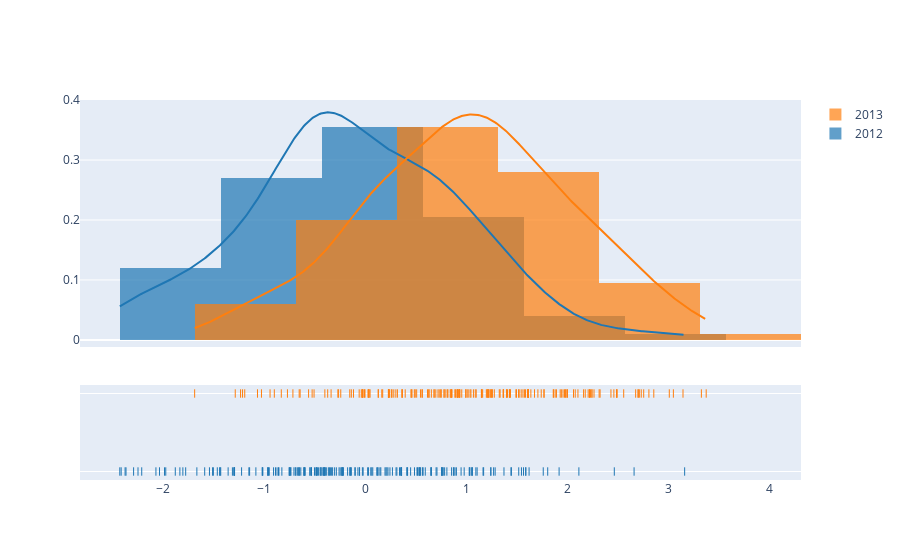

The code cell stored with this chart in its notebook:
### Code cell
from plotly.figure_factory import create_distplot
import numpy as np
import pandas as pd

df = pd.DataFrame({'2012': np.random.randn(200), 
                   '2013': np.random.randn(200)+1}
                  )
fig = create_distplot([df[c] for c in df.columns], df.columns)
fig.show()

### Figure 1 — Plotly figure (JSON) as saved in the notebook; plotly's stock layout.template omitted (floating-point values rounded to 4 significant figures; data arrays with more than 128 entries replaced by an {"elided": "..."} marker saying what was removed)
{"data": [{"autobinx": false, "histnorm": "probability density", "legendgroup": "2012", "marker": {"color": "rgb(31, 119, 180)"}, "name": "2012", "opacity": 0.7, "type": "histogram", "x": {"elided": "200 float values"}, "xaxis": "x", "xbins": {"end": 3.161, "size": 1, "start": -2.428}, "yaxis": "y"}, {"autobinx": false, "histnorm": "probability density", "legendgroup": "2013", "marker": {"color": "rgb(255, 127, 14)"}, "name": "2013", "opacity": 0.7, "type": "histogram", "x": {"elided": "200 float values"}, "xaxis": "x", "xbins": {"end": 3.374, "size": 1, "start": -1.688}, "yaxis": "y"}, {"legendgroup": "2012", "marker": {"color": "rgb(31, 119, 180)"}, "mode": "lines", "name": "2012", "showlegend": false, "type": "scatter", "x": {"elided": "500 float values"}, "xaxis": "x", "y": {"elided": "500 float values"}, "yaxis": "y"}, {"legendgroup": "2013", "marker": {"color": "rgb(255, 127, 14)"}, "mode": "lines", "name": "2013", "showlegend": false, "type": "scatter", "x": {"elided": "500 float values"}, "xaxis": "x", "y": {"elided": "500 float values"}, "yaxis": "y"}, {"legendgroup": "2012", "marker": {"color": "rgb(31, 119, 180)", "symbol": "line-ns-open"}, "mode": "markers", "name": "2012", "showlegend": false, "type": "scatter", "x": {"elided": "200 float values"}, "xaxis": "x", "y": {"elided": "200 str values"}, "yaxis": "y2"}, {"legendgroup": "2013", "marker": {"color": "rgb(255, 127, 14)", "symbol": "line-ns-open"}, "mode": "markers", "name": "2013", "showlegend": false, "type": "scatter", "x": {"elided": "200 float values"}, "xaxis": "x", "y": {"elided": "200 str values"}, "yaxis": "y2"}], "layout": {"barmode": "overlay", "hovermode": "closest", "legend": {"traceorder": "reversed"}, "xaxis": {"anchor": "y2", "domain": [0, 1], "zeroline": false}, "yaxis": {"anchor": "free", "domain": [0.35, 1], "position": 0}, "yaxis2": {"anchor": "x", "domain": [0, 0.25], "dtick": 1, "showticklabels": false}}}
